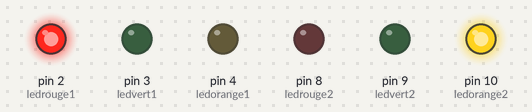
Simulated run of this sketch. Board: Arduino Uno, built with avr-gcc and run on an emulated ATmega328P. Parts: output pins drawn as LEDs (lit = HIGH).

Above: at 0.1 s.
At 1.1 s:
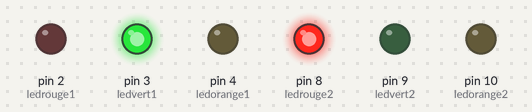
Timing chart, 0 to 2.6 s (numbered marks = the images above):
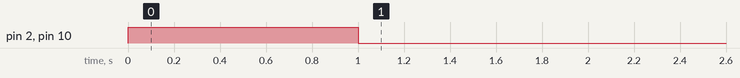

The sketch:

statique_led.ino
```cpp
int ledrouge1 = 2;
int ledvert1 = 3;
int ledorange1 = 4;

int ledrouge2 = 8;
int ledvert2 = 9;
int ledorange2 = 10;

int c1;
int c2;
int c3;
int c4;
int capteur1;
int capteur2;

void setup() {
  pinMode(ledrouge1,OUTPUT);
  pinMode(ledvert1,OUTPUT);
  pinMode(ledorange1,OUTPUT);
  pinMode(ledrouge2,OUTPUT);
  pinMode(ledvert2,OUTPUT);
  pinMode(ledorange2,OUTPUT);

  c1 = 1;
  c2 = 3;
  c3 = 1;
  c4 = 1;
  capteur1 = c1 + c2 ;
  capteur2 = c3 + c4 ;

  if(capteur1 > capteur2){

    digitalWrite(ledorange2,HIGH);
    digitalWrite(ledrouge1,HIGH);
    delay(1000);
    digitalWrite(ledvert1,HIGH);
    digitalWrite(ledorange1,LOW);
    digitalWrite(ledrouge1,LOW);

    digitalWrite(ledorange2,LOW);
    digitalWrite(ledvert2,LOW);
    digitalWrite(ledrouge2,HIGH);

  }else{
    digitalWrite(ledorange1,HIGH);
    digitalWrite(ledrouge2,HIGH);
    delay(1000);
    digitalWrite(ledvert1,LOW);
    digitalWrite(ledrouge1,HIGH);
    digitalWrite(ledorange1,LOW);

    digitalWrite(ledrouge2,LOW);
    digitalWrite(ledorange2,LOW);
    digitalWrite(ledvert2,HIGH);
  }
}

void loop() {

}
```
